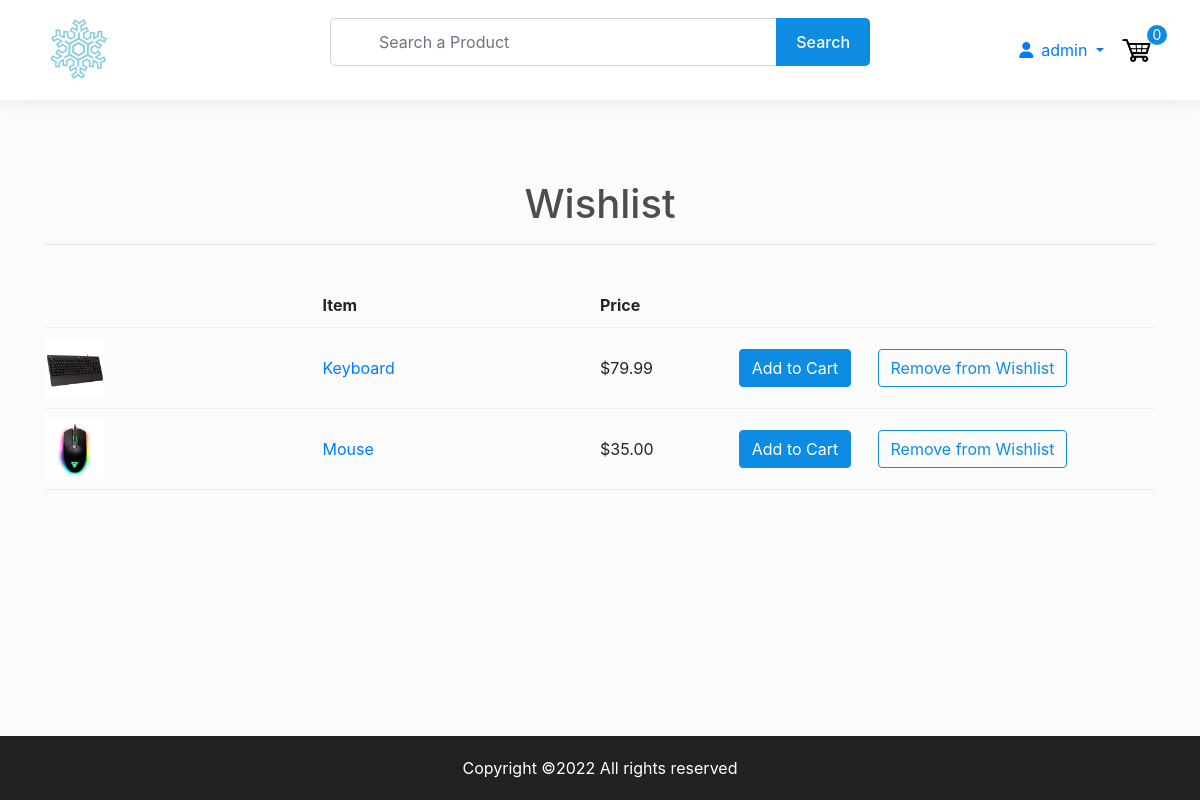
Screenshot of /wishlist/ (signed in) with the database file from the repository.
### store/models.py (models this page shows, shortened)
class Product(models.Model):
    name = models.CharField(max_length=200, null=True)
    price = models.DecimalField(max_digits=7, decimal_places=2)
    digital = models.BooleanField(default=False, null=True, blank=False)
    image = models.ImageField(null=True, blank=True)
    status = models.BooleanField(default=False, null=True, blank=False)  # changed
    description = models.TextField(max_length=1000, null=True, blank=True)  # added
    @property
    def imageURL(self):
        try:
            url = self.image.url
        except:
            url = ""
        return url

### store/views.py (the view)
# urls.py: path('wishlist/', views.wishlist, name='wishlist'),
@login_required(login_url="login")
def wishlist(request):
    products = Product.objects.filter(mylist__watch=True, mylist__user=request.user)
    return render(request, "store/wishlist.html", {"products": products})

### context_processors/context_processors.py (called while the page is built, shortened)
def total_cart_items(request):
    if request.user.is_authenticated:
        customer = Customer.objects.filter(user=request.user).first()
        if customer is None:
            return {"totalCartItems": 0}
        order = Order.objects.filter(customer=customer, ordered=False).first()
        if order is None:
            return {"totalCartItems": 0}
        cartItems = order.get_cart_items
    return {"totalCartItems": cartItems}

### store/models.py (called while the page is built)
    @property
    def get_cart_items(self):
        total = 0
        for order_item in self.items.all():
            total += order_item.quantity
        return total

### store/templates/store/wishlist.html (shortened to what this page needs)
{% extends 'store/header.html' %}
{% load static %}
{% block content %}
	<section class="product-list">
		<div class="container">
			<h1 class="text-center mb-5">Wishlist<hr></h1>
			<div class="box-element">
				<div class="cart-row">
					<div style="flex:2"><strong>Item</strong></div>
					<div style="flex:1"><strong>Price</strong></div>
				</div>
				{% for product in products %}
				<div class="cart-row" id="rowid{{product.id}}">
					<div style="flex:2"><img class="row-image" src="{{product.imageURL}}"></div>
					<div style="flex:2"><p><a href="{% url 'details' product.id %}">{{product.name}}</a></p></div>
					<div style="flex:1"><p>${{product.price|floatformat:2}}</p></div>
					<div style="flex:1">
						<div class="quantity">
							<a href= "{% url 'add_to_cart' %}" class="btn btn-primary add-btn" id="{{product.id}}">Add to Cart</a>
						</div>
					</div>
					<div style="flex:2">
						<a href= "{% url 'remove_from_wishlist' %}" class="btn btn-outline-primary remove-wishlist" id="{{product.id}}">Remove from Wishlist</a>
					</div>
				</div>
				{% endfor %}
			</div>
		</div>
	</section>
{% endblock content %}

### store/templates/store/header.html (shortened to what this page needs)
<!DOCTYPE html>
{% load static %}
<html>
    <head>
        <link
            rel="stylesheet"
            href="https://stackpath.bootstrapcdn.com/bootstrap/4.4.1/css/bootstrap.min.css"
        />
        <link
            rel="stylesheet"
            type="text/css"
            href="{% static 'css/style.css' %}"
        />
        <link rel="stylesheet" href="https://cdnjs.cloudflare.com/ajax/libs/lightgallery/2.3.0/css/lightgallery-bundle.min.css" />
        <link
        rel="stylesheet"
        href="https://unpkg.com/@trevoreyre/autocomplete-js/dist/style.css"
        />
        <link rel='stylesheet' href='https://maxcdn.bootstrapcdn.com/font-awesome/4.5.0/css/font-awesome.min.css' >
    </head>
    <body>
        <div id="page-container">
            <header>
                <div class="container">
                    <div class="row align-items-center">
                        <div class="col-6 col-lg-3 order-1">
                            <a href="{% url 'store' %}" class="logo mr-5">
                                <img src="{% static 'images/logo-1.png' %}" />
                            </a>
                        </div>
                        <div class="col-lg-6 order-3 order-lg-2 mt-2 mt-lg-0">
                            <form id="autocomplete" class="autocomplete" action="/search" method="get">
                                <div class="form-group mb-0">
                                    <input type="text" class="autocomplete-input form-control sm-2 mr-5 pl-5" name="search" placeholder="Search a Product">
                                </div>
                                <button type="submit">Search</button>
                            </form>
                        </div>
                        <div class="col-6 col-lg-3 order-2 order-lg-3">
                            <div class="header-right d-flex align-items-center justify-content-end">
                                {% if request.user.is_authenticated %}
                                    <div class="dropdown">
                                        <a href="#" class="dropdown-toggle" data-toggle="dropdown" aria-haspopup="true" aria-expanded="false">
                                            <i class="fa fa-user mr-2"></i>{{request.user}}
                                        </a>
                                    </div>
                                {% else %}
                                    <a href="{% url 'login' %}" class="btn btn-outline-primary">Login</a>
                                {% endif %}
                                <div class="cart ml-3">
                                    <a href="{% url 'cart' %}">
                                        <img src="{% static 'images/cart.png' %}" />
                                    </a>
                                    <p id="totalCartNo">{{totalCartItems}}</p>
                                </div>
                            </div>
                        </div>
                    </div>
                </div>
            </header>
            <div id="content-wrap">
                {% block content %}
                {% endblock content %}
            </div>
            <footer>
                <div class="container text-center">
                    <p>Copyright ©2022 All rights reserved</p>
                </div>
            </footer>
        </div>
    </body>
</html>

### static/css/style.css (style rules this page uses)
.btn { transition: 250ms ease-in; }
.btn-primary { background-color: #0e8ce4; border-color: #0e8ce4; }
.btn-outline-primary { color: #0e8ce4; border-color: #0e8ce4; }
img { max-width: 100%; }
h1, h2, h3, h4, h5, h6 { color: #4d4d4d; }
body { background-color: #fbfbfb; }
#page-container { position: relative; min-height: 100vh; }
#content-wrap { padding-bottom: 64px; }
section { padding: 50px 0; }
@media (min-width: 768px) { section { padding: 60px 0; } }
@media (min-width: 768px) { section { padding: 80px 0; } }
header { position: -webkit-sticky; position: sticky; top: 0; z-index: 999; background-color: #fff; padding: 15px 0; box-shadow: 0 0 20px #e5e5e5; }
header .logo img { height: 70px; -o-object-fit: contain; object-fit: contain; }
header .autocomplete { position: relative; }
header .autocomplete input { height: 48px; background-color: #fff; border-radius: 5px; }
header .autocomplete button { position: absolute; top: 0; right: 0; height: 100%; background-color: #0e8ce4; color: #fff; font-weight: 500; border: 0; border-radius: 0 5px 5px 0; padding: 0 20px; transition: 250ms ease-in; }
header .cart { position: relative; }
header .cart img { height: 35px; }
header .cart p { position: absolute; top: -8px; right: -12px; width: 20px; height: 20px; color: #fff; background-color: #0e8ce4; font-size: 14px; line-height: 20px; text-align: center; border-radius: 50%; margin-bottom: 0; }
.row-image { height: 60px; width: auto; }
.cart-row { display: flex; align-items: center; padding-bottom: 10px; margin-bottom: 10px; border-bottom: 1px solid #ececec; }
.cart-row p { margin-bottom: 0; }
.quantity { display: inline-block; font-weight: 700; padding-right: 10px; }
footer { position: absolute; bottom: 0; height: 64px; width: 100%; background-color: #222222; padding: 20px 0; }
footer p { color: #fff; margin-bottom: 0; }

### rows the page displays
Product: imageURL (picture), name "Keyboard", price "79.99"
Product: imageURL (picture), name "Mouse", price "35.00"

### other values shown
{{ request.user }} "admin"
{{ totalCartItems }} "0"
